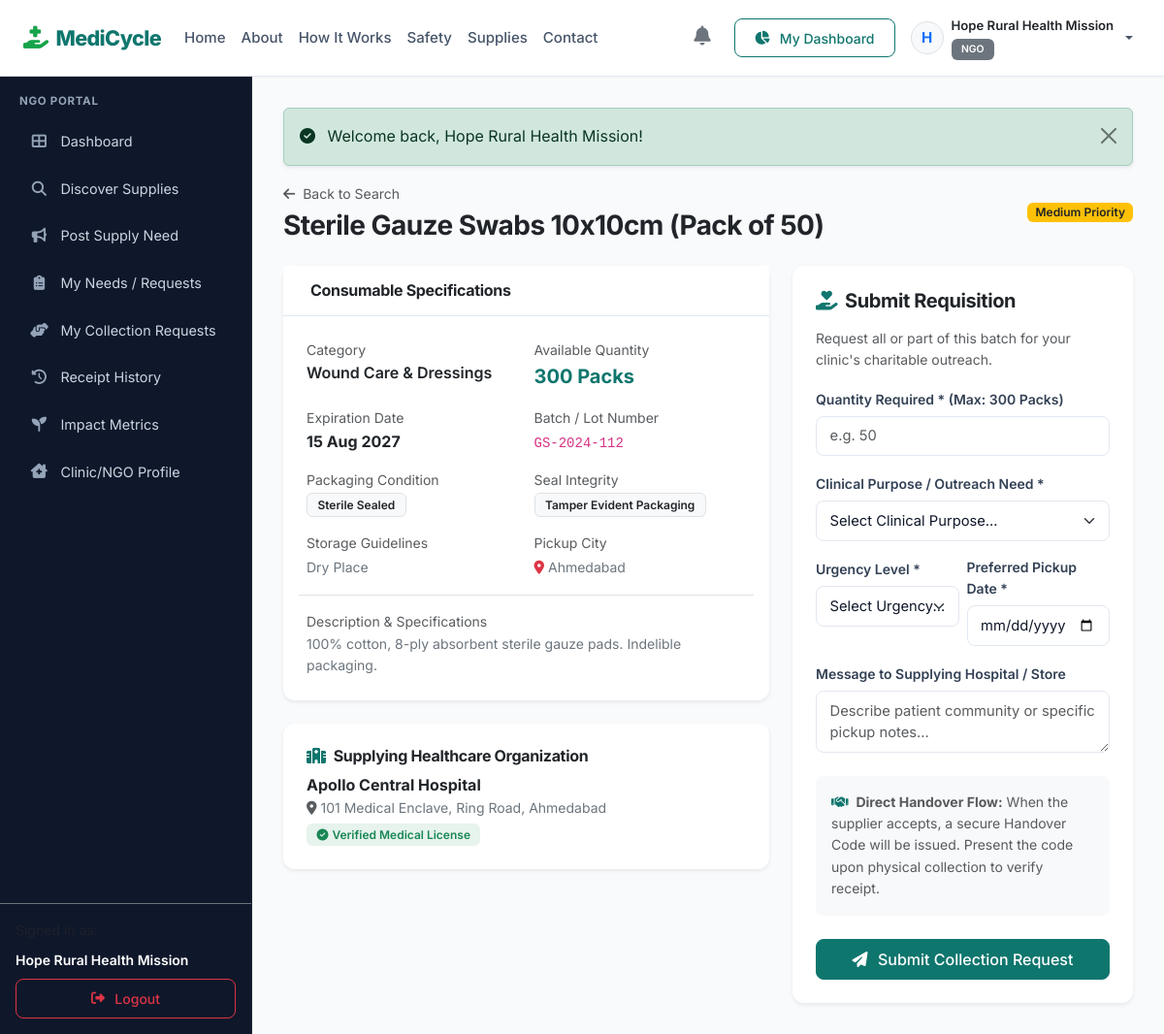
The app's page /ngo/supply-details.php?id=2 (signed in) with its own data.
### tables this page shows
CREATE TABLE medical_supplies (
    id INT AUTO_INCREMENT PRIMARY KEY,
    supplier_id INT NOT NULL,
    category_id INT NOT NULL,
    supply_name VARCHAR(150) NOT NULL,
    description TEXT,
    quantity INT NOT NULL,
    unit VARCHAR(50) NOT NULL,
    condition_status ENUM('New / Unopened', 'Sterile Sealed', 'Surplus Stock') NOT NULL,
    packaging_status ENUM('Original Factory Seal', 'Tamper Evident Packaging', 'Intact Outer Box') NOT NULL,
    expiry_date DATE NOT NULL,
    batch_number VARCHAR(100) DEFAULT NULL,
    storage_requirements VARCHAR(150) DEFAULT 'Room Temperature',
    location VARCHAR(150) NOT NULL,
    availability_date DATE DEFAULT NULL,
    minimum_request_quantity INT DEFAULT 1,
    status ENUM('Available', 'Reserved', 'Handed Over', 'Completed', 'Cancelled') DEFAULT 'Available',
    priority_score INT DEFAULT 50,
    priority_level ENUM('Low', 'Medium', 'High', 'Critical') DEFAULT 'Medium',
    created_at TIMESTAMP DEFAULT CURRENT_TIMESTAMP,
    updated_at TIMESTAMP DEFAULT CURRENT_TIMESTAMP ON UPDATE CURRENT_TIMESTAMP,
    CONSTRAINT fk_supply_supplier FOREIGN KEY (supplier_id) REFERENCES users(id) ON DELETE CASCADE,
    CONSTRAINT fk_supply_category FOREIGN KEY (category_id) REFERENCES categories(id) ON DELETE RESTRICT,
    INDEX idx_supply_status (status),
    INDEX idx_supply_expiry (expiry_date),
    INDEX idx_supply_priority (priority_score)
);

CREATE TABLE categories (
    id INT AUTO_INCREMENT PRIMARY KEY,
    category_name VARCHAR(100) NOT NULL UNIQUE,
    description TEXT,
    icon VARCHAR(50) DEFAULT 'fa-box-medical',
    status ENUM('active', 'inactive') DEFAULT 'active',
    created_at TIMESTAMP DEFAULT CURRENT_TIMESTAMP
);

CREATE TABLE organizations (
    id INT AUTO_INCREMENT PRIMARY KEY,
    user_id INT NOT NULL,
    organization_name VARCHAR(150) NOT NULL,
    organization_type VARCHAR(50) NOT NULL,
    license_number VARCHAR(100) DEFAULT NULL,
    address TEXT NOT NULL,
    city VARCHAR(100) NOT NULL,
    state VARCHAR(100) NOT NULL,
    pincode VARCHAR(20) NOT NULL,
    verification_status ENUM('pending', 'verified', 'rejected') DEFAULT 'verified',
    created_at TIMESTAMP DEFAULT CURRENT_TIMESTAMP,
    CONSTRAINT fk_org_user FOREIGN KEY (user_id) REFERENCES users(id) ON DELETE CASCADE,
    INDEX idx_org_city (city)
);

### ngo/supply-details.php (the view, shortened to what this page needs)
<?php
require_once __DIR__ . '/../config/config.php';
$supplyId = (int)($_GET['id'] ?? 0);
$stmt = $pdo->prepare("SELECT s.*, c.category_name,
                              u.name as supplier_contact, u.email as supplier_email,
                              o.organization_name as supplier_org, o.address as supplier_address, o.city as supplier_city, o.license_number
                       FROM medical_supplies s
                       JOIN categories c ON s.category_id = c.id
                       JOIN users u ON s.supplier_id = u.id
                       LEFT JOIN organizations o ON u.id = o.user_id
                       WHERE s.id = ? AND s.status = 'Available' LIMIT 1");
$stmt->execute([$supplyId]);
$supply = $stmt->fetch();
$requestedQty = '';
$collectionDate = '';
$message = '';
include __DIR__ . '/../includes/header.php';
include __DIR__ . '/../includes/navbar.php';
?>
<div class="app-container">
    <?php include __DIR__ . '/../includes/sidebar.php'; ?>
    <div class="app-content">
        <?php echo render_flash_messages(); ?>
        <div class="d-flex justify-content-between align-items-center mb-4">
            <div>
                <a href="<?php echo BASE_URL; ?>/ngo/search-supplies.php" class="text-decoration-none text-muted small">
                    <i class="fas fa-arrow-left me-1"></i> Back to Search
                </a>
                <h3 class="fw-bold text-dark mt-1 mb-0"><?php echo e($supply['supply_name']); ?></h3>
            </div>
            <div>
                <?php echo priority_badge($supply['priority_level']); ?>
            </div>
        </div>
        <div class="row g-4">
            <div class="col-lg-7">
                <div class="card border-0 shadow-sm mb-4">
                    <div class="card-header bg-white py-3">
                        <h6 class="fw-bold text-dark mb-0"><i class="fas fa-box-medical text-teal me-2" style="color:#0f766e;"></i>Consumable Specifications</h6>
                    </div>
                    <div class="card-body p-4">
                        <div class="row g-3">
                            <div class="col-sm-6">
                                <label class="text-muted small d-block">Category</label>
                                <span class="fw-semibold text-dark"><?php echo e($supply['category_name']); ?></span>
                            </div>
                            <div class="col-sm-6">
                                <label class="text-muted small d-block">Available Quantity</label>
                                <span class="fw-bold fs-5 text-teal"><?php echo number_format($supply['quantity']) . ' ' . e($supply['unit']); ?></span>
                            </div>
                            <div class="col-sm-6">
                                <label class="text-muted small d-block">Expiration Date</label>
                                <span class="fw-bold text-dark"><?php echo format_date($supply['expiry_date']); ?></span>
                            </div>
                            <div class="col-sm-6">
                                <label class="text-muted small d-block">Batch / Lot Number</label>
                                <code><?php echo e($supply['batch_number'] ?? 'Batch Verified'); ?></code>
                            </div>
                            <div class="col-sm-6">
                                <label class="text-muted small d-block">Packaging Condition</label>
                                <span class="badge bg-light text-dark border"><?php echo e($supply['condition_status']); ?></span>
                            </div>
                            <div class="col-sm-6">
                                <label class="text-muted small d-block">Seal Integrity</label>
                                <span class="badge bg-light text-dark border"><?php echo e($supply['packaging_status']); ?></span>
                            </div>
                            <div class="col-sm-6">
                                <label class="text-muted small d-block">Storage Guidelines</label>
                                <span class="text-secondary small"><?php echo e($supply['storage_requirements']); ?></span>
                            </div>
                            <div class="col-sm-6">
                                <label class="text-muted small d-block">Pickup City</label>
                                <span class="text-secondary small"><i class="fas fa-map-marker-alt text-danger me-1"></i><?php echo e($supply['supplier_city']); ?></span>
                            </div>
                            <div class="col-12 border-top pt-3">
                                <label class="text-muted small d-block">Description & Specifications</label>
                                <p class="text-secondary small mb-0"><?php echo nl2br(e($supply['description'])); ?></p>
                            </div>
                        </div>
                    </div>
                </div>
                <div class="card border-0 shadow-sm p-4">
                    <h6 class="fw-bold text-dark mb-2"><i class="fas fa-hospital text-teal me-2" style="color:#0f766e;"></i>Supplying Healthcare Organization</h6>
                    <div class="small text-secondary">
                        <div class="fw-bold text-dark fs-6"><?php echo e($supply['supplier_org']); ?></div>
                        <div><i class="fas fa-map-marker-alt text-muted me-1"></i><?php echo e($supply['supplier_address'] . ', ' . $supply['supplier_city']); ?></div>
                        <div class="mt-1"><span class="badge bg-success bg-opacity-10 text-success"><i class="fas fa-check-circle me-1"></i>Verified Medical License</span></div>
                    </div>
                </div>
            </div>
            <div class="col-lg-5">
                <div class="card border-0 shadow-sm p-4">
                    <h5 class="fw-bold text-dark mb-3"><i class="fas fa-hand-holding-heart text-teal me-2" style="color:#0f766e;"></i>Submit Requisition</h5>
                    <p class="text-muted small">Request all or part of this batch for your clinic's charitable outreach.</p>
                    <form action="<?php echo BASE_URL; ?>/ngo/supply-details.php?id=<?php echo $supplyId; ?>" method="POST" class="needs-validation" novalidate>
                        <div class="mb-3">
                            <label for="requested_quantity" class="form-label small fw-semibold">Quantity Required * (Max: <?php echo $supply['quantity']; ?> <?php echo e($supply['unit']); ?>)</label>
                            <input type="number" class="form-control" id="requested_quantity" name="requested_quantity" value="<?php echo e($requestedQty); ?>" min="1" max="<?php echo $supply['quantity']; ?>" placeholder="e.g. 50" required>
                        </div>
                        <div class="mb-3">
                            <label for="purpose" class="form-label small fw-semibold">Clinical Purpose / Outreach Need *</label>
                            <select class="form-select" id="purpose" name="purpose" required>
                                <option value="">Select Clinical Purpose...</option>
                            </select>
                        </div>
                        <div class="row g-2 mb-3">
                            <div class="col-sm-6">
                                <label for="urgency" class="form-label small fw-semibold">Urgency Level *</label>
                                <select class="form-select" id="urgency" name="urgency" required>
                                    <option value="">Select Urgency...</option>
                                </select>
                            </div>
                            <div class="col-sm-6">
                                <label for="preferred_collection_date" class="form-label small fw-semibold">Preferred Pickup Date *</label>
                                <input type="date" class="form-control" id="preferred_collection_date" name="preferred_collection_date" value="<?php echo e($collectionDate); ?>" min="<?php echo date('Y-m-d'); ?>" required>
                            </div>
                        </div>
                        <div class="mb-4">
                            <label for="message" class="form-label small fw-semibold">Message to Supplying Hospital / Store</label>
                            <textarea class="form-control" id="message" name="message" rows="2" placeholder="Describe patient community or specific pickup notes..."><?php echo e($message); ?></textarea>
                        </div>
                        <div class="p-3 bg-light rounded-3 mb-4 small text-muted">
                            <i class="fas fa-handshake me-1 text-teal" style="color:#0f766e;"></i>
                            <strong>Direct Handover Flow:</strong> When the supplier accepts, a secure Handover Code will be issued. Present the code upon physical collection to verify receipt.
                        </div>
                        <button type="submit" class="btn btn-primary w-100 py-2">
                            <i class="fas fa-paper-plane me-1"></i> Submit Collection Request
                        </button>
                    </form>
                </div>
            </div>
        </div>
    </div>
</div>
<?php include __DIR__ . '/../includes/footer.php'; ?>

### includes/functions.php (shortened to what this page needs)
<?php
function e($string) {
    return htmlspecialchars((string)($string ?? ''), ENT_QUOTES, 'UTF-8');
}
function format_date($dateStr, $format = 'd M Y') {
    $timestamp = strtotime($dateStr);
    return $timestamp ? date($format, $timestamp) : 'N/A';
}
function priority_badge($priority) {
    $priority = trim($priority);
    $class = match(strtolower($priority)) {
        'critical' => 'bg-danger text-white',
        'high'     => 'bg-danger bg-opacity-75 text-white',
        'medium'   => 'bg-warning text-dark',
        'low'      => 'bg-info text-dark',
        default    => 'bg-secondary text-white'
    };
    return '<span class="badge ' . $class . ' px-2 py-1">' . e(ucfirst($priority)) . ' Priority</span>';
}

### assets/css/style.css (style rules this page uses)
:root { --primary-color: #0F766E; --primary-hover: #115E59; --primary-light: #CCFBF1; --primary-bg: #F0FDFA; --secondary-green: #16A34A; --secondary-green-light: #DCFCE7; --accent-cyan: #06B6D4; --accent-cyan-light: #CFFAFE; --dark-slate: #0F172A; --muted-slate: #64748B; --border-color: #E2E8F0; --card-bg: #FFFFFF; --sidebar-bg: #0F172A; --sidebar-hover: #1E293B; --sidebar-active: #0F766E; --sidebar-text: #F1F5F9; --sidebar-muted: #94A3B8; --card-shadow: 0 1px 3px rgba(15, 23, 42, 0.06), 0 1px 2px rgba(15, 23, 42, 0.04); --card-shadow-hover: 0 10px 15px -3px rgba(15, 23, 42, 0.08), 0 4px 6px -4px rgba(15, 23, 42, 0.03); --card-shadow-elevated: 0 20px 25px -5px rgba(15, 23, 42, 0.1), 0 8px 10px -6px rgba(15, 23, 42, 0.05); }
* { box-sizing: border-box; }
html { min-height: 100%; scroll-behavior: smooth; }
body { min-height: 100vh; font-family: 'Inter', -apple-system, BlinkMacSystemFont, 'Segoe UI', Roboto, Helvetica, Arial, sans-serif; background-color: #F8FAFC; color: var(--dark-slate); line-height: 1.6; display: flex; flex-direction: column; overflow-x: hidden; }
section, header, footer, main, .app-container { flex-shrink: 0; }
h1, h2, h3, h4, h5, h6 { font-weight: 700; color: var(--dark-slate); letter-spacing: -0.02em; }
.text-teal { color: var(--primary-color) !important; }
.btn { font-weight: 500; border-radius: 8px; padding: 0.55rem 1.25rem; transition: all 0.18s ease-in-out; display: inline-flex; align-items: center; justify-content: center; gap: 0.4rem; }
.btn-primary { background-color: var(--primary-color); border-color: var(--primary-color); color: #FFFFFF; }
.card { background-color: var(--card-bg); border: 1px solid var(--border-color); border-radius: 12px; box-shadow: var(--card-shadow); transition: transform 0.2s ease, box-shadow 0.2s ease; }
.card-header { background-color: #FFFFFF; border-bottom: 1px solid var(--border-color); font-weight: 600; padding: 1rem 1.25rem; }
.app-container { display: flex; flex: 1 1 auto; min-height: calc(100vh - 65px); }
.app-content { flex-grow: 1; padding: 2rem; overflow-y: auto; background-color: #F8FAFC; min-width: 0; }
.badge { font-weight: 600; font-size: 0.75rem; padding: 0.35rem 0.65rem; border-radius: 6px; }
.form-label { font-weight: 600; color: #334155; margin-bottom: 0.35rem; }
.form-control, .form-select { border: 1px solid var(--border-color); border-radius: 8px; padding: 0.55rem 0.85rem; font-size: 0.92rem; color: var(--dark-slate); transition: border-color 0.15s ease, box-shadow 0.15s ease; }
select.form-select, select.form-control { color: #0F172A !important; background-color: #FFFFFF !important; }
select.form-select option, select.form-control option { background-color: #FFFFFF !important; color: #0F172A !important; padding: 8px 12px; }
select.form-select option:checked, select.form-control option:checked { background-color: #0F766E !important; color: #FFFFFF !important; font-weight: 600; }

### records on screen
medical_supplies: supply_name "Sterile Gauze Swabs 10x10cm (Pack of 50)", priority_level "Medium", category.category_name "Wound Care & Dressings", quantity "300", unit "Packs", expiry_date "15 Aug 2027", batch_number "GS-2024-112", condition_status "Sterile Sealed", packaging_status "Tamper Evident Packaging", storage_requirements "Dry Place", organizations.city "Ahmedabad", description "100% cotton, 8-ply absorbent sterile gauze pads. Indelible packaging.", organizations.organization_name "Apollo Central Hospital", organizations.address+city "101 Medical Enclave, Ring Road, Ahmedabad"

### other values on screen
substr($currentUser['name'], 0, 1) "H"
$currentUser['name'] "Hope Rural Health Mission"
$currentUser['role'] "NGO"
$message "Welcome back, Hope Rural Health Mission!"
